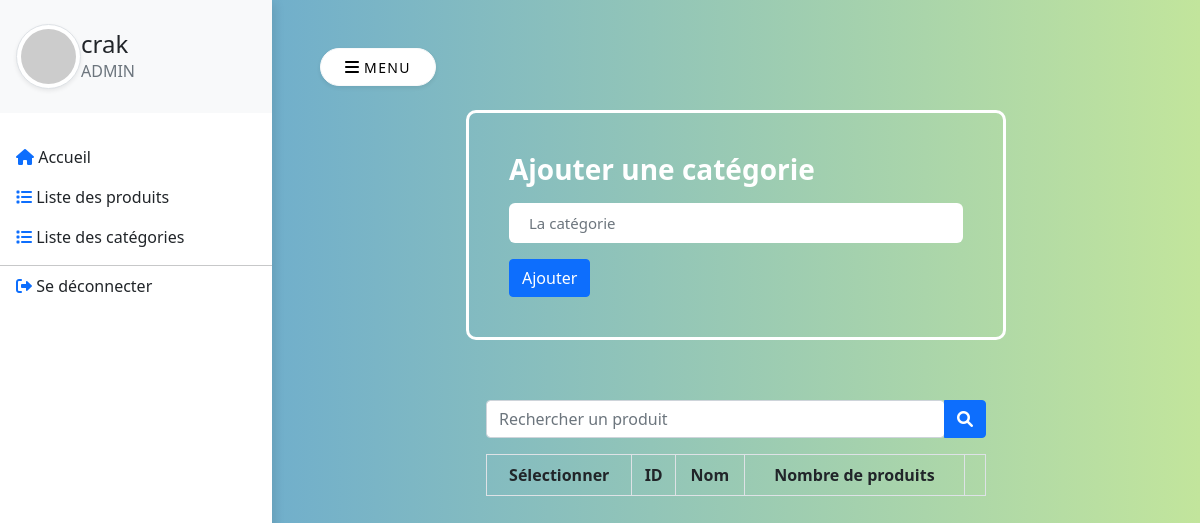
/index.php?p=listeCategories (signed in), run on an earlier commit of the app's database.
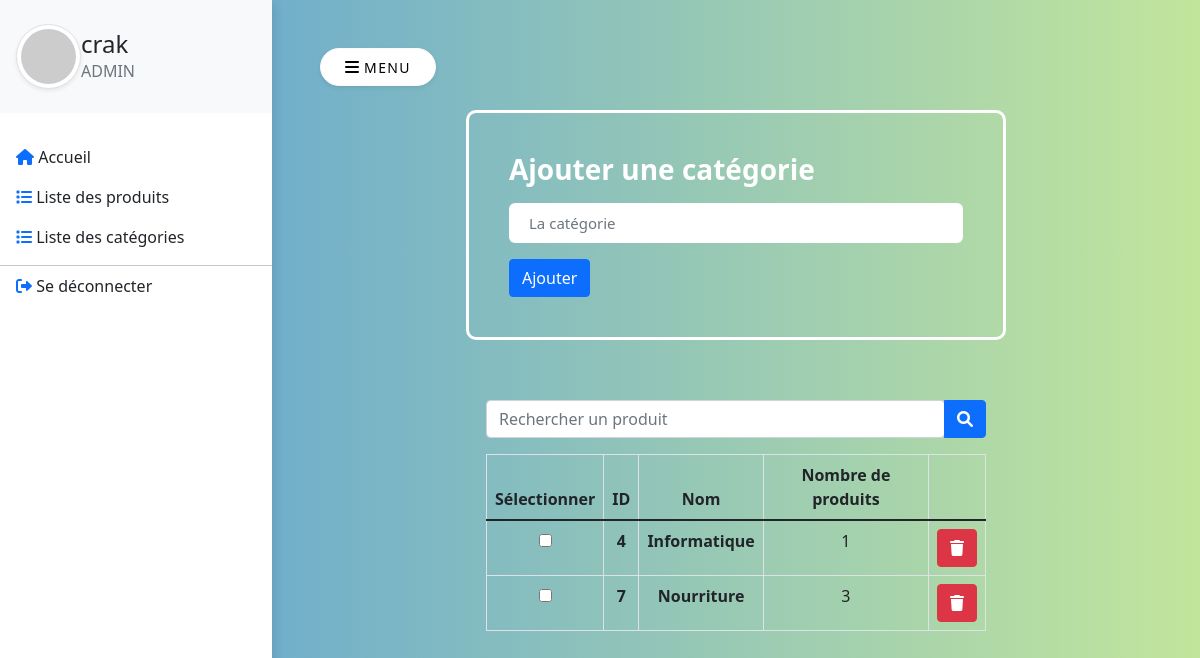
And on a later commit of the database.
### tables this page shows
CREATE TABLE "utilisateur" (
	"id"	TEXT NOT NULL,
	"ville"	TEXT NOT NULL,
	"mdp"	TEXT NOT NULL,
	"role"	TEXT NOT NULL,
	PRIMARY KEY("id")
);

CREATE TABLE "categorie" (
	"id"	INTEGER NOT NULL,
	"ref"	TEXT NOT NULL UNIQUE,
	PRIMARY KEY("id" AUTOINCREMENT)
);

### BDD/Commun.php (called while the page is built, shortened)
<?php
class Commun {
    protected $pdo;
    function __construct()
    {
        $this->pdo = new PDO('sqlite:../BDD/commerce.db', null, null, [
            PDO::ATTR_ERRMODE => PDO::ERRMODE_EXCEPTION,
            PDO::ATTR_DEFAULT_FETCH_MODE => PDO::FETCH_ASSOC
        ]);
    }
    function getRole($id): string
    {
        $req = "SELECT role FROM utilisateur WHERE id = :id";
        $p = $this->pdo->prepare($req);
        $p->execute([
            'id' => $id
        ]);
        return $p->fetch()['role'];
    }
    function getLesCategories(): array
    {
        $req = "SELECT * FROM categorie ORDER by id";
        $p = $this->pdo->query($req);
        return $p->fetchAll();
    }
    function getLesProduitsCategorie(int $idCategorie): array
    {
        $req = "SELECT * FROM produit
                JOIN categorie on categorie.id = produit.idCategorie
                WHERE produit.idCategorie = :idCategorie";
        $p = $this->pdo->prepare($req);
        $p->execute([
            'idCategorie' => $idCategorie
        ]);
        return $p->fetchAll();
    }
}

### pages/admin/listeCategories.php (the view, shortened to what this page needs)
<div class="form-body">
    <div class="row">
        <div class="form-holder">
            <div class="form-content">
                <div class="form-items">
                    <h3>Ajouter une catégorie</h3>
                    <form action="index.php?p=listeCategories" class="requires-validation" method="POST">
                        <div class="col-md-12">
                            <input class="form-control" type="text" name="ref" placeholder="La catégorie" required>
                        </div>
                        <div class="form-button mt-3">
                            <button type="submit" class="btn btn-primary">Ajouter</button>
                        </div>
                    </form>
                </div>
            </div>
            <div class="container-categorie text-center">
                <div class="input-group">
                    <input type="search" class="form-control rounded" id="rechercherProduit" placeholder="Rechercher un produit" />
                    <button type="button" class="btn btn-primary">
                        <i class="fas fa-search"></i>
                    </button>
                </div>
                <form action="index.php?p=supprimerCategorie" method="POST" class="mt-3">
                    <table class="table table-bordered mt-3">
                        <thead>
                            <tr>
                                <th scope="col">Sélectionner</th>
                                <th scope="col">ID</th>
                                <th scope="col">Nom</th>
                                <th scope="col">Nombre de produits</th>
                                <th scope="col"></th>
                            </tr>
                        </thead>
                        <tbody>
                            <?php foreach ($lesCategories as $categorie) :
                                $id = htmlentities($categorie['id']);
                                $ref = htmlentities($categorie['ref']);
                                $nbProduits = (int)count($pdo->getLesProduitsCategorie($id));
                            ?>
                                <tr class="leProduit">
                                    <th scope="row"><input type="checkbox" name="lesCategories[<?= $id ?>]" class="leProduit-supprimer" onchange="selectMultiples(this)"></th>
                                    <th scope="row"><?= $id ?></th>
                                    <th scope="row"><span class="leProduit-nom"><?= $ref ?></span></th>
                                    <td><?= $nbProduits ?></td>
                                    <td>
                                        <a href="index.php?p=supprimerCategorie&id=<?= $id ?>" class="btn btn-danger"><i class="fas fa-trash"></i></a>
                                    </td>
                                </tr>
                            <?php endforeach ?>
                        </tbody>
                    </table>
                </form>
            </div>
        </div>
    </div>
</div>

### elements/header.php (shortened to what this page needs)
<!DOCTYPE html>
<html lang="fr">
<head>
    <link rel="stylesheet" href="https://cdnjs.cloudflare.com/ajax/libs/font-awesome/6.0.0-beta3/css/all.min.css" />
    <link href="https://cdn.jsdelivr.net/npm/bootstrap@5.1.3/dist/css/bootstrap.min.css" rel="stylesheet">
    <link rel="stylesheet" href="<?= $css ?>">
</head>
<body>
    <div class="vertical-nav bg-white h-100" id="sidebar">
        <div class="py-4 px-3 mb-4 bg-light">
            <div class="media d-flex align-items-center"><img src="https://picsum.photos/200" alt="..." width="65" class="mr-3 rounded-circle img-thumbnail shadow-sm">
                <div class="media-body">
                    <h4 class="m-0"><?= $sid ?></h4>
                    <p class="font-weight-light text-muted mb-0"><?= $role ?? 'Visiteur' ?></p>
                </div>
            </div>
        </div>
        <ul class="nav flex-column bg-white mb-0">
            <?= nav_link('fas fa-home', 'accueil', 'Accueil') ?>
            <?php if (!$sid) : ?>
                <?= nav_link('fas fa-user', 'connexion', 'Se connecter') ?>
                <?= nav_link('fas fa-user-plus', 'inscription', "S'incrire") ?>
            <?php else : ?>
                <?php if ($role === 'CLIENT') : ?>
                    <?= nav_link('fas fa-shopping-cart', 'panier', 'Mon panier') ?>
                    <?= nav_link('far fa-credit-card', 'credit', 'Mes crédits') ?>
                    <?= nav_link('fas fa-book', 'historiqueAchats', "Mes historiques d'achats") ?>
                    <?= nav_link('fas fa-bell', 'notification', "Notification") ?>
                    <?php else : if ($role === 'ADMIN') : ?>
                        <?= nav_link('fas fa-list', 'listeProduits', 'Liste des produits') ?>
                        <?= nav_link('fas fa-list', 'listeCategories', 'Liste des catégories') ?>
                    <?php endif ?>
                <?php endif ?>
                <hr class="mb-0 mt-2">
                <?= nav_link('fas fa-sign-out-alt', 'deconnexion', 'Se déconnecter') ?>
            <?php endif ?>
        </ul>
    </div>
    <div class="page-content p-5" id="content">
        <button id="sidebarCollapse" type="button" class="btn btn-light bg-white rounded-pill shadow-sm px-4 mb-4"><i class="fa fa-bars mr-2"></i><small class="text-uppercase font-weight-bold"> Menu</small></button>

### fonctions/helper.php (shortened to what this page needs)
<?php
function nav_link(string $icone, string $lien, string $titre): string
{
    $currentURL = array_filter(explode('/', $_SERVER['REQUEST_URI']));
    $active = "";
    return <<<HTML
    <li class="nav-item">
        <a href="index.php?p=$lien" class="nav-link text-dark font-italic $active">
            <i class="$icone text-primary"></i>
            $titre
        </a>
    </li>
HTML;
}

### public/index.php (shortened to what this page needs)
<?php
$page = $_REQUEST['p'];
$root = dirname(__DIR__) . DIRECTORY_SEPARATOR;
$pages = $root . 'pages' . DIRECTORY_SEPARATOR;
$pagesAdmin = $pages . 'admin' . DIRECTORY_SEPARATOR;
$elements = $root . 'elements' . DIRECTORY_SEPARATOR;
$fonctions = $root . 'fonctions' . DIRECTORY_SEPARATOR;
require_once $root . 'BDD' . DIRECTORY_SEPARATOR . 'Commun.php';
$pdo = new Commun;
$sid = $_SESSION['id'] ?? '';
if (!empty($sid)) {
    $role = $pdo->getRole($sid);
}
$css = 'CSS' . DIRECTORY_SEPARATOR . 'main.css';
require_once $fonctions . 'helper.php';
require_once $elements . 'header.php';
switch ($page) {
    case 'listeCategories':
        $lesCategories = $pdo->getLesCategories();
        require_once $pagesAdmin . 'listeCategories.php';
    break;
}
require_once $elements . 'footer.php';

### elements/footer.php (shortened to what this page needs)
</div>
</body>
</html>

### public/CSS/main.css (style rules this page uses)
body { background: #599fd9; background: -webkit-linear-gradient(to right, #599fd9, #c2e59c); background: linear-gradient(to right, #599fd9, #c2e59c); min-height: 100vh; overflow-x: hidden; }
.text-uppercase { letter-spacing: 0.1em; }
.vertical-nav { min-width: 17rem; width: 17rem; height: 100vh; position: fixed; top: 0; left: 0; box-shadow: 3px 3px 10px rgba(0, 0, 0, 0.1); transition: all 0.4s; }
.page-content { width: calc(100% - 17rem); margin-left: 17rem; transition: all 0.4s; }
.form-holder { display: flex; flex-direction: column; justify-content: center; align-items: center; text-align: center; }
.form-holder .form-content { position: relative; text-align: center; display: -webkit-box; display: -moz-box; display: -ms-flexbox; display: -webkit-flex; display: flex; -webkit-justify-content: center; justify-content: center; -webkit-align-items: center; align-items: center; margin-bottom: 60px; }
.form-content .form-items { border: 3px solid #fff; padding: 40px; display: inline-block; width: 100%; min-width: 540px; -webkit-border-radius: 10px; -moz-border-radius: 10px; border-radius: 10px; text-align: left; -webkit-transition: all 0.4s ease; transition: all 0.4s ease; }
.form-content h3 { color: #fff; text-align: left; font-size: 28px; font-weight: 600; margin-bottom: 5px; }
.form-content input[type=text], .form-content input[type=password] { width: 100%; padding: 9px 20px; text-align: left; border: 0; outline: 0; border-radius: 6px; background-color: #fff; font-size: 15px; font-weight: 300; color: #8D8D8D; -webkit-transition: all 0.3s ease; transition: all 0.3s ease; margin-top: 16px; }
.container-categorie { width: 500px; }

What changed in the data, as far as the page shows it:
added categorie: id "4", ref "Informatique", nbProduits "1"
added categorie: id "7", ref "Nourriture", nbProduits "3"
